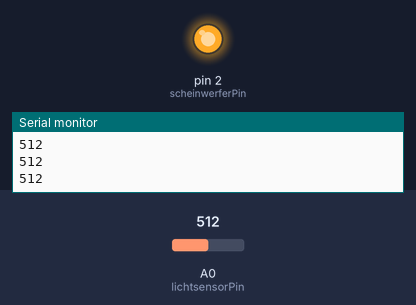
The sketch below on a simulated Arduino Uno, built with avr-gcc and run on an emulated ATmega328P. On the bench: output pins drawn as LEDs (lit = HIGH), the last lines printed to the serial monitor. Inputs (shaded band) come from the test bench; at power-on: A0 (lichtsensorPin) = 512.

Above: at 1.2 s.
1.3 s: A0 (lichtsensorPin) set to 309
3.5 s: A0 (lichtsensorPin) set to 291
At 4.8 s:
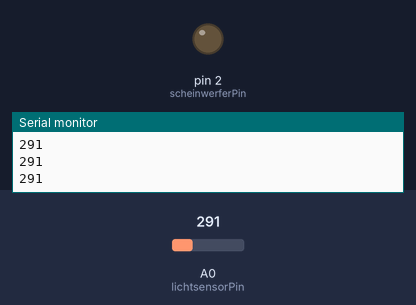
6.0 s: A0 (lichtsensorPin) set to 306
At 6.9 s:
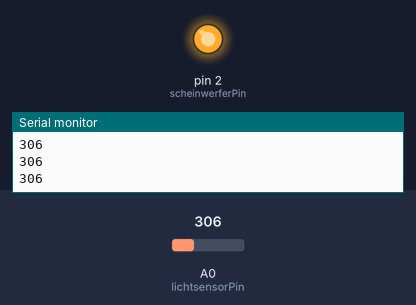
7.5 s: A0 (lichtsensorPin) set to 122
At 8.8 s:
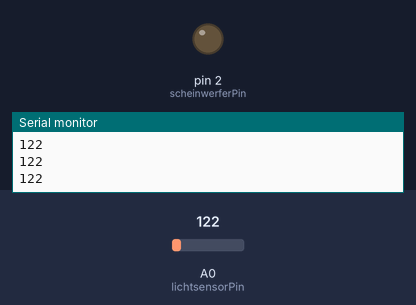
Timing chart, 0 to 10.5 s (numbered marks = the images above; inputs shaded):
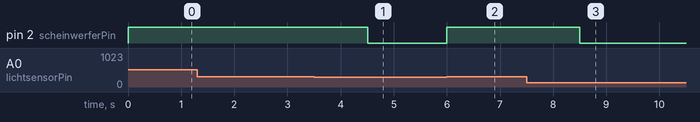

Measured:
- the behaviour switches between 301 and 300 on A0 (lichtsensorPin) (found by bisection; images 0 and 1)
- after the input at 3.5 s, pin 2 (scheinwerferPin): HIGH → LOW after 1.0 s
- after the input at 6.0 s, pin 2 (scheinwerferPin): LOW → HIGH at once
- after the input at 7.5 s, pin 2 (scheinwerferPin): HIGH → LOW after 1.0 s

The sketch:

Lichtautomatik.ino
```cpp
/*
  Lichtautomatik
  schaltet die Lichter eines Autos ja nach Helligkeit an und ab

  Dieses Beispiel aus dem Fritzing Creator Kit: www.fritzing.org/creator-kit.
*/

int lichtsensorPin = 0;                            // lichtsensorPin wird deklariert
int scheinwerferPin = 2;                           // scheinwerferPin wird deklariert
int schaltgrenze = 300;                            // ab diesem Wert wird »Dunkelheit« definiert
int wartezeit = 1000;                              // Timer-Timeout sind 1000 Millisekunden
long timer = 0;                                    // Timervariabel wird deklariert
int lichtwert;                                     // speichert die Lichtsittuation

void setup(){
  Serial.begin(9600);                              // startet die serielle Kommunikation
  pinMode(scheinwerferPin,OUTPUT);                 // scheinwerferPin wird als OUTPUT initialisiert
}

void loop(){
  lichtwert = analogRead(lichtsensorPin);          // lichtwert wird eingelesen
  Serial.println(lichtwert);                       // lichtwert wird an die serielle Schnittstelle gesendet
  if (lichtwert>schaltgrenze){                     // wenn die Schaltgrenze unterschritten wird
    timer=millis();                                // timer wird auf aktuelle Zeit gesetzt
    digitalWrite(scheinwerferPin, HIGH);           // Scheinwerfer werden eingeschalten
  } else if (millis()>wartezeit+timer){            // sonst wenn er Timer abgelaufen ist
    digitalWrite(scheinwerferPin, LOW);            // werden die Scheinwerfer abgeschalten
  }
  delay(10);                                       // Pause
}
```
